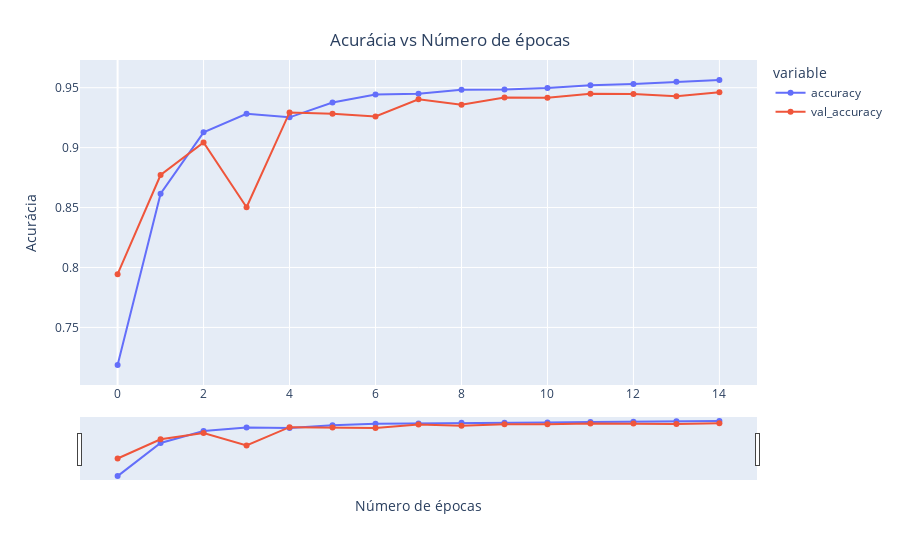

Write notebook code for a chart like this one.
### Markdown cell above
## Visualização dos resultados do treinamento

### Code cell
x = px.line(data_frame = history, y = ['accuracy', 'val_accuracy'], markers = True)
x.update_xaxes(title = 'Número de épocas', rangeslider_visible = True)
x.update_yaxes(title = 'Acurácia')
x.update_layout(showlegend = True,
  title = {
    'text': 'Acurácia vs Número de épocas',
    'y': 0.94,
    'x': 0.5,
    'xanchor': 'center',
    'yanchor': 'top'
  })
x.show()

### Figure 1 — Plotly figure (JSON) as saved in the notebook; plotly's stock layout.template omitted (floating-point values rounded to 4 significant figures)
{"data": [{"hovertemplate": "variable=accuracy<br>index=%{x}<br>value=%{y}<extra></extra>", "legendgroup": "accuracy", "line": {"color": "#636efa", "dash": "solid"}, "marker": {"symbol": "circle"}, "mode": "markers+lines", "name": "accuracy", "orientation": "v", "showlegend": true, "type": "scatter", "x": [0, 1, 2, 3, 4, 5, 6, 7, 8, 9, 10, 11, 12, 13, 14], "xaxis": "x", "y": [0.7186, 0.8616, 0.9128, 0.9282, 0.9253, 0.9376, 0.9443, 0.9449, 0.9482, 0.9485, 0.9496, 0.952, 0.953, 0.955, 0.9564], "yaxis": "y"}, {"hovertemplate": "variable=val_accuracy<br>index=%{x}<br>value=%{y}<extra></extra>", "legendgroup": "val_accuracy", "line": {"color": "#EF553B", "dash": "solid"}, "marker": {"symbol": "circle"}, "mode": "markers+lines", "name": "val_accuracy", "orientation": "v", "showlegend": true, "type": "scatter", "x": [0, 1, 2, 3, 4, 5, 6, 7, 8, 9, 10, 11, 12, 13, 14], "xaxis": "x", "y": [0.7944, 0.8772, 0.9044, 0.8502, 0.9294, 0.9282, 0.926, 0.9404, 0.9358, 0.9418, 0.9416, 0.945, 0.9448, 0.9428, 0.9461], "yaxis": "y"}], "layout": {"legend": {"title": {"text": "variable"}, "tracegroupgap": 0}, "margin": {"t": 60}, "showlegend": true, "title": {"text": "Acurácia vs Número de épocas", "x": 0.5, "xanchor": "center", "y": 0.94, "yanchor": "top"}, "xaxis": {"anchor": "y", "domain": [0, 1], "rangeslider": {"visible": true}, "title": {"text": "Número de épocas"}}, "yaxis": {"anchor": "x", "domain": [0, 1], "title": {"text": "Acurácia"}}}}
